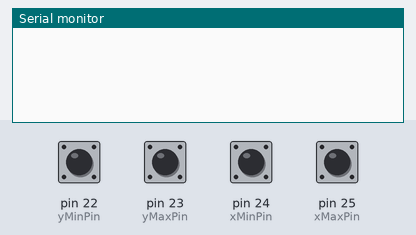
A sketch run on a simulated Arduino Mega 2560, built with avr-gcc and run on an emulated ATmega2560. On the bench: the last lines printed to the serial monitor. The test bench sets the inputs (shaded band); at power-on: pin 22 (yMinPin), pin 23 (yMaxPin), pin 24 (xMinPin), pin 25 (xMaxPin) HIGH.

Above: at 1.2 s.
1.3 s: pin 22 (yMinPin) pulled LOW for 0.15 s
At 2.6 s:
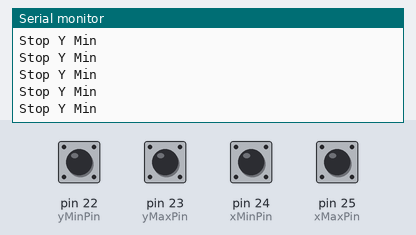
2.9 s: pin 23 (yMaxPin) pulled LOW for 0.15 s
At 4.2 s:
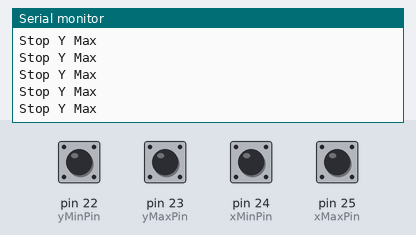
4.5 s: pin 24 (xMinPin) pulled LOW for 0.15 s
At 5.4 s:
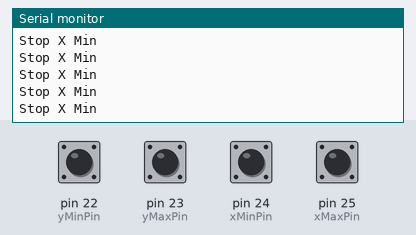
6.1 s: pin 25 (xMaxPin) pulled LOW for 0.15 s
At 7.4 s:
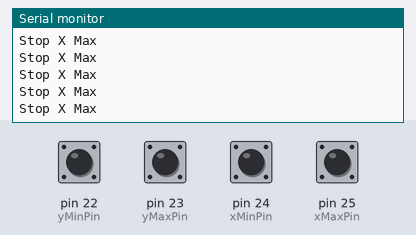
7.7 s: pin 22 (yMinPin) driven LOW and pin 23 (yMaxPin) driven LOW
At 8.5 s:
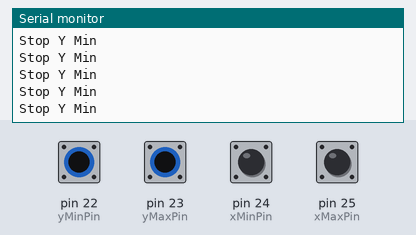

The sketch:

LimitSwitch.ino
```cpp
#define yMinPin 22
#define yMaxPin 23
#define xMinPin 24
#define xMaxPin 25


void setup() {
  Serial.begin(9600);

  pinMode(xMinPin, INPUT_PULLUP);
  pinMode(xMaxPin, INPUT_PULLUP);
  pinMode(yMinPin, INPUT_PULLUP);
  pinMode(yMaxPin, INPUT_PULLUP);
}

void loop() {
  if (!digitalRead(xMinPin)) {
    Serial.println("Stop X Min");
  } else if (!digitalRead(xMaxPin)) {
    Serial.println("Stop X Max");
  }

  if (!digitalRead(yMinPin)) {
    Serial.println("Stop Y Min");
  } else if (!digitalRead(yMaxPin)) {
    Serial.println("Stop Y Max");
  }
}
```

Measured:
- after the input at 1.3 s, the serial monitor: prints a new line at once (image 1)
- after the input at 2.9 s, the serial monitor: prints a new line at once (image 2)
- after the input at 4.5 s, the serial monitor: prints a new line at once (image 3)
- after the input at 6.1 s, the serial monitor: prints a new line at once (image 4)
- after the input at 7.7 s, the serial monitor: prints a new line at once (image 5)
